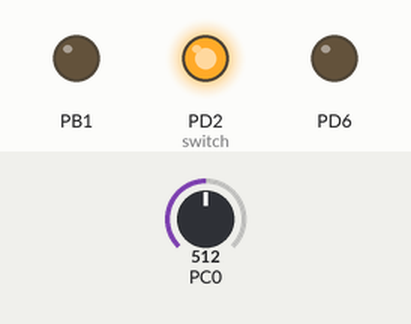
Bench run of a program on a simulated ATmega328P, built with avr-gcc and emulated at 1 MHz. On the bench: output pins drawn as LEDs (lit = HIGH). The test bench sets the inputs (shaded band); at power-on: PC0 = 512.

Above: at 0.1 s.
At 25.7 s:
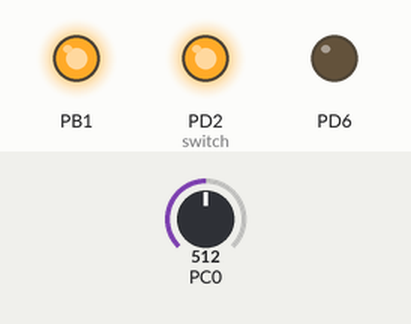
Timing chart, 0 to 27.2 s (numbered marks = the images above):
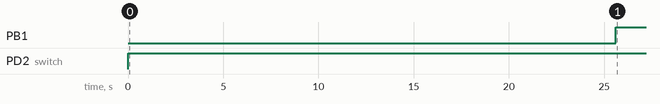

Measured:
- by itself, PB1: LOW → HIGH at 25.6 s
- by itself, PD2 (switch): LOW → HIGH at 0.00 s

The program:

main.c
```c
/*
 * da4T1.c
 *
 * Created: 4/13/2018 08:35:25 PM
 * Author : Guillermo Galvez
 */
#define F_CPU 1000000UL
#include <avr/io.h>
#include <util/delay.h>
#include <stdlib.h>
#include <avr/interrupt.h>


//Global variables
volatile uint8_t speed;
int toggle = 0;


//Functions Declarations
void ADC_Init();
void timeKepper();
void interrupts();
void on_off();

ISR(ADC_vect)
{
	ADCSRA	|= (1 << ADIF); //set ADIF 1
}//end ADC_vect


ISR(TIMER0_OVF_vect)
{
	//PORTB = 0x01;	//Toggle on Start of new period

	ADCSRA |= (1 << ADSC);	//Start Conversion
	while((ADCSRA & (1 << ADIF)) == 0);

	speed = ADCH;

	//Control DC from 0 to 95 of total TIMER1 Ticks at 1024 Pre-Scale
	//OC1A Drives motor and Toggles on compare of of OCR1A
	//Creating a PWM wave
	if(speed >= 242) //242 95% of ADCH
	{
		OCR1A = 7422;	//95% of 7813 total timer ticks for 1024 Pre-Scale Max
	}
	else
	{
		OCR1A = speed * 32.3;	//Conversion of 8-bit ADCH to Timer1 counter range
	}
}//end TIMER0_OVF_vect

//This was a failure unable to keep
//Motor only stays off while pressed
ISR(INT0_vect)
{
	EIFR |= (1 << INTF0);
	_delay_ms(1000);				//Debouncing
	while(!(PIND & (1 << PIND2)) == 0);	//Pull-up resistor switch to ground

}//end ISR(INT0_vect)


int main(void)
{
	DDRB = 0x02;			//Set PINB1 as output
	DDRD	|= (1 << DDD6);	//Set to output for OCA0
	;
	OCR1A = 25000;			//Arbritary initial value for OCR1A

	//Functions to initialize
	//ADC, TIMER1 and Interrupts
	ADC_Init();
	timeKepper();
	interrupts();

	while (1)
	{
	}//end while(1)

}//end MAIN

void ADC_Init()
{
	DDRC	= 0;			//Set PORTC as input for adc
	DIDR0	= 0x01;			//Disable Digi input on ADC0

	ADMUX = 0;				//Sets Mux selection bits to 0 ADC0 used
	ADMUX |= (1 << REFS0);	//Use Vcc Ref voltage selectin 01
	ADMUX |= (1 << ADLAR);	//Left adjust ADC Reg, ADCH 8-bit Resolution

	//Enable ADC, Start Conv, Set Auto Trig Enable
	ADCSRA |= (1 << ADEN);	//Enable ADC
	ADCSRA |= (1 << ADATE); //Set ADC Auto Trig
	ADCSRA |= (1 << ADIE);	//Enable Interrupts
	ADCSRA |= (1 << ADPS2) | (1 << ADPS1) | (0 << ADPS0); //8MHz, Pre-Scale 64 = 125KHz
	ADCSRA |= (1 << ADSC);	//Start Conversion

	ADCSRB = 0;			//Free running mode
	sei();				//Enable interrupts

}//end ADC_Init

void timeKepper()
{
	TCCR1A	|= (1 << COM1A1) | (1 << WGM11) | (1 << WGM10);	//Clear OC1A on Compare Match, set	OC1A at BOTTOM (non-inverting mode)
	TCCR1B	|= (1 << WGM13) | (1 << WGM12) | (1 << CS12) | (1 << CS10); //PWM Fast mode 1024 Pre-Scale
	TIMSK1	|= (1 << TOIE1);
}//end timekeeper

void interrupts()
{
	DDRD	|= (1 << PD2); 	//Set to input for switch
	PORTD	|= (1 << PD2);	//Set Pull-up

	EIMSK |= (1 << INT0);	//Enable extern INT0
	EICRA |= (1 << ISC01);	//Enanble external INT0 on rise
}//enterrupt
```
